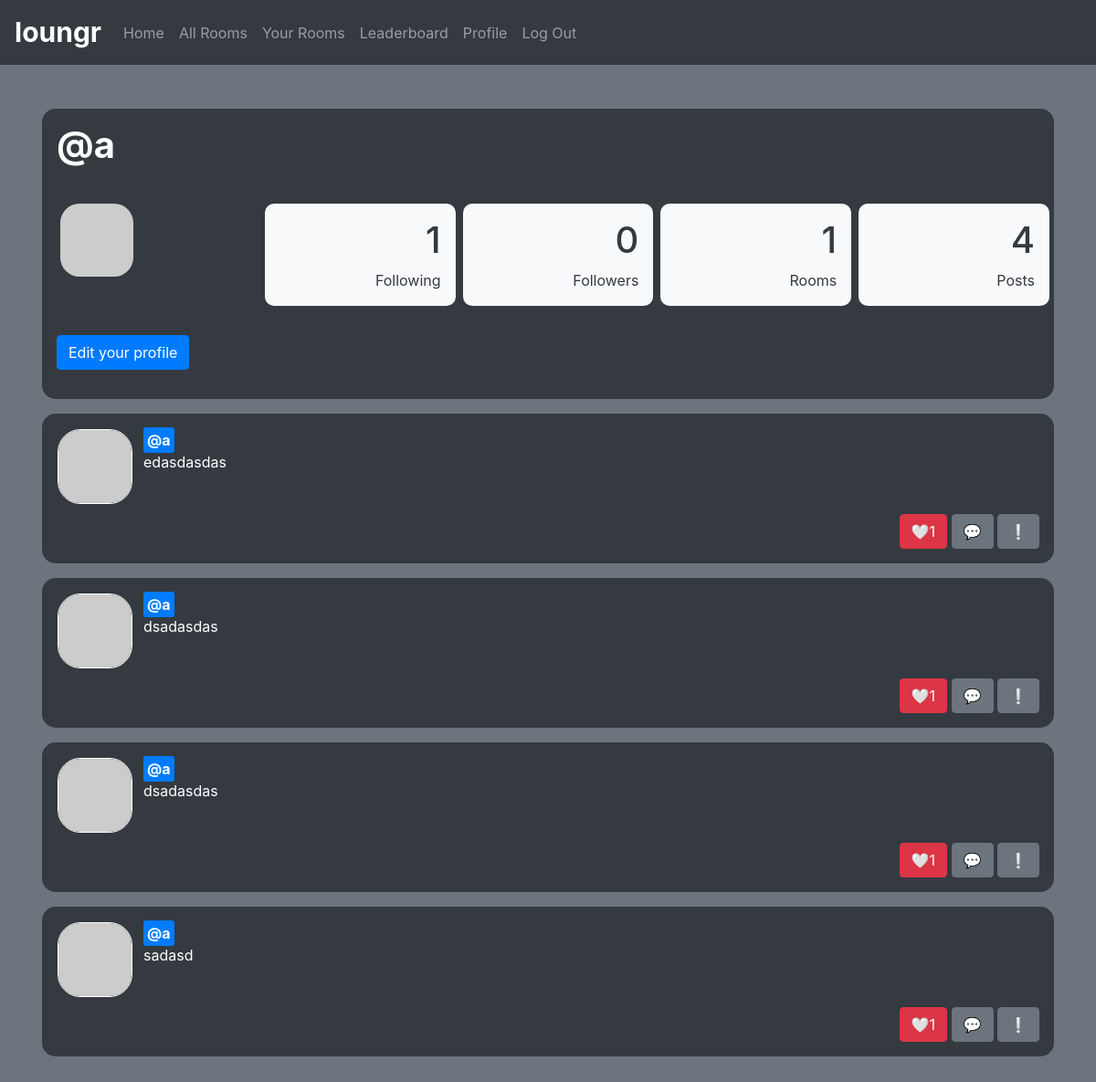
The page /user/a (signed in) on the database its author committed.
### app/models.py (models this page shows, shortened)
class User(UserMixin, db.Model):
    id = db.Column(db.Integer, primary_key=True)
    username = db.Column(db.String(64), index=True, unique=True)
    email = db.Column(db.String(120), index=True, unique=True)
    password_hash = db.Column(db.String(128))
    posts = db.relationship('Post', backref='author', lazy='dynamic')
    replies = db.relationship('Reply', backref='author', lazy='dynamic')
    about_me = db.Column(db.String(140))
    last_seen = db.Column(db.DateTime, default=datetime.utcnow)
    followed = db.relationship(
        'User', secondary = followers,
        primaryjoin = (followers.c.follower_id == id),
        secondaryjoin = (followers.c.followed_id == id),
        backref = db.backref('followers', lazy='dynamic'), lazy='dynamic')
    liked = db.relationship(
    'PostLike',
    foreign_keys='PostLike.user_id',
    backref='user', lazy='dynamic')
    rooms = db.relationship('Room', secondary=members)
    def has_liked_post(self, post):
        return PostLike.query.filter(
            PostLike.user_id == self.id,
            PostLike.post_id == post.id).count() > 0
    def avatar(self, size):
        digest = md5(self.email.lower().encode('utf-8')).hexdigest()
        return 'https://www.gravatar.com/avatar/{}?d=identicon&s={}'.format(digest, size)
    def count_following(self):
        return self.followed.count()
    def count_followers(self):
        return self.followers.count()
    """
    def followers(self):
        followers = []

        for user in User.query.all():
            if user.is_following(self):
                followers.append(user)

        return len(followers)
    """
    def user_rooms(self):
        return self.rooms

class Post(db.Model):
    id = db.Column(db.Integer, primary_key=True)
    body = db.Column(db.String(140))
    timestamp = db.Column(db.DateTime, index=True, default=datetime.utcnow)
    user_id = db.Column(db.Integer, db.ForeignKey('user.id'))
    room_id = db.Column(db.String(8), db.ForeignKey('room.id'))
    likes = db.relationship('PostLike', backref='post', lazy='dynamic')
    replies = db.relationship('Reply', backref='reply', lazy='dynamic')

### app/routes.py (the view)
@app.route('/user/<username>')
@login_required
def user(username):
    user = User.query.filter_by(username=username).first_or_404()
    following = user.count_following()
    followers = user.count_followers()
    rooms = len(user.user_rooms())
    num_posts = user.posts.count()
    page = request.args.get('page', 1, type=int)
    posts = user.posts.order_by(Post.timestamp.desc()).paginate(
        page, app.config['POSTS_PER_PAGE'], False)
    next_url = url_for('user', username=user.username, page=posts.next_num) \
        if posts.has_next else None
    prev_url = url_for('user', username=user.username, page=posts.prev_num) \
        if posts.has_prev else None
    form = EmptyForm()
    return render_template('user.html', user=user, posts=posts.items,
                           next_url=next_url, prev_url=prev_url, form=form, following=following,followers=followers, rooms = rooms, num_posts=num_posts, title=user.username)

### app/models.py (called while the page is built)
@login.user_loader
def load_user(id):
    return User.query.get(int(id))

### app/routes.py (called while the page is built)
@app.before_request
def before_request():
    if current_user.is_authenticated:
        current_user.last_seen = datetime.utcnow()
        db.session.commit()

### app/templates/user.html (shortened to what this page needs)
{% extends "base.html" %}
{% block content %}
<div class="container p-3 my-3 text-white border-0" style="border-radius: 15px">
    <div class="container p-3 my-3 bg-dark text-white border-0" style="border-radius: 15px">
        <h1 style="font-weight: bold;">@{{ user.username }}</h1>
        <br>
        <div class="row">
            <div class="col">
                <img class= "p-1 my-1"style="border-radius: 25px" src="{{ user.avatar(110) }}">
            </div>
            <div class="col main-box-layout p-1 my-1">
                <div class="box-layout-text text-right bg-light p-3 text-dark" style= "border-radius: 10px;">
                    <h1>{{ following}}</h1>
                <span>Following</span>
                </div>
            </div>
            <div class="col main-box-layout  p-1 my-1">
                <div class="box-layout-text text-right bg-light p-3 text-dark" style= "border-radius: 10px;">
                    <h1>{{ followers}}</h1>
                <span>Followers</span>
                </div>
            </div>
            <div class="col main-box-layout  p-1 my-1">
                <div class="box-layout-text text-right bg-light p-3  text-dark" style= "border-radius: 10px;">
                    <h1>{{ rooms }}</h1>
                <span>Rooms</span>
                </div>
            </div>
            <div class="col main-box-layout  p-1 my-1">
                <div class="box-layout-text text-right bg-light p-3  text-dark" style= "border-radius: 10px;">
                    <h1>{{ num_posts }}</h1>
                <span>Posts</span>
                </div>
            </div>
        </div>
        <br>
    {% if user == current_user %}
    <p><a class="btn btn-primary" href="{{ url_for('edit_profile') }}">Edit your profile</a></p>
    </div>
    {% endif %}
    {% for post in posts %}
        {% include '_post.html' %}
    {% endfor %}
{% endblock %}

### app/templates/_post.html
<div class="container p-3 my-3 bg-dark text-white border-0" style="border-radius: 15px">
    <table>
        <tr valign="top">
            <td><img class= "border border-white"style="border-radius: 25px" src="{{ post.author.avatar(60) }}"></td>
            <td>
                <div style="padding-left: 10px;">
                <a class = "text-white bg-primary p-1" style="border-radius: 3px; font-weight: bold;" href="{{ url_for('user', username=post.author.username) }}">
                    @{{ post.author.username }}
                </a>
                <br>
                <p>{{ post.body }}</p>
                </div>
            </td>
        </tr>
    </table>
    <div class="container-fluid text-center bg-dark text-white" style="margin-top: 10px;">
        <div class="row">
            <div class="col">
                <div class="row">
                <div style="margin-left: auto; margin-right: 0px;">
                {% if current_user.has_liked_post(post) %}
                <a class="btn btn-danger" href="{{ url_for('like_action', post_id=post.id, action='unlike') }}">🤍{{ post.likes.count() }}</a>
                {% else %}
                <a class="btn btn-secondary" href="{{ url_for('like_action', post_id=post.id, action='like') }}">🤍{{ post.likes.count() }}</a>
                {% endif %}
                <a class="btn btn-secondary" href="/post/{{post.id}}">💬</a>
                <a class="btn btn-secondary" href="{{ url_for('report_action', post_id=post.id) }}">❕</a>
                </div>
            </div>
            </div>
            </div>
        </div>
    </div>

### rows shown on the page
User: username "a"
Post: author.username "a", body "edasdasdas", likes.count "1"
Post: author.username "a", body "dsadasdas", likes.count "1"
Post: author.username "a", body "dsadasdas", likes.count "1"
Post: author.username "a", body "sadasd", likes.count "1"

### other values the page prints
{{ following }} "1"
{{ followers }} "0"
{{ rooms }} "1"
{{ num_posts }} "4"
